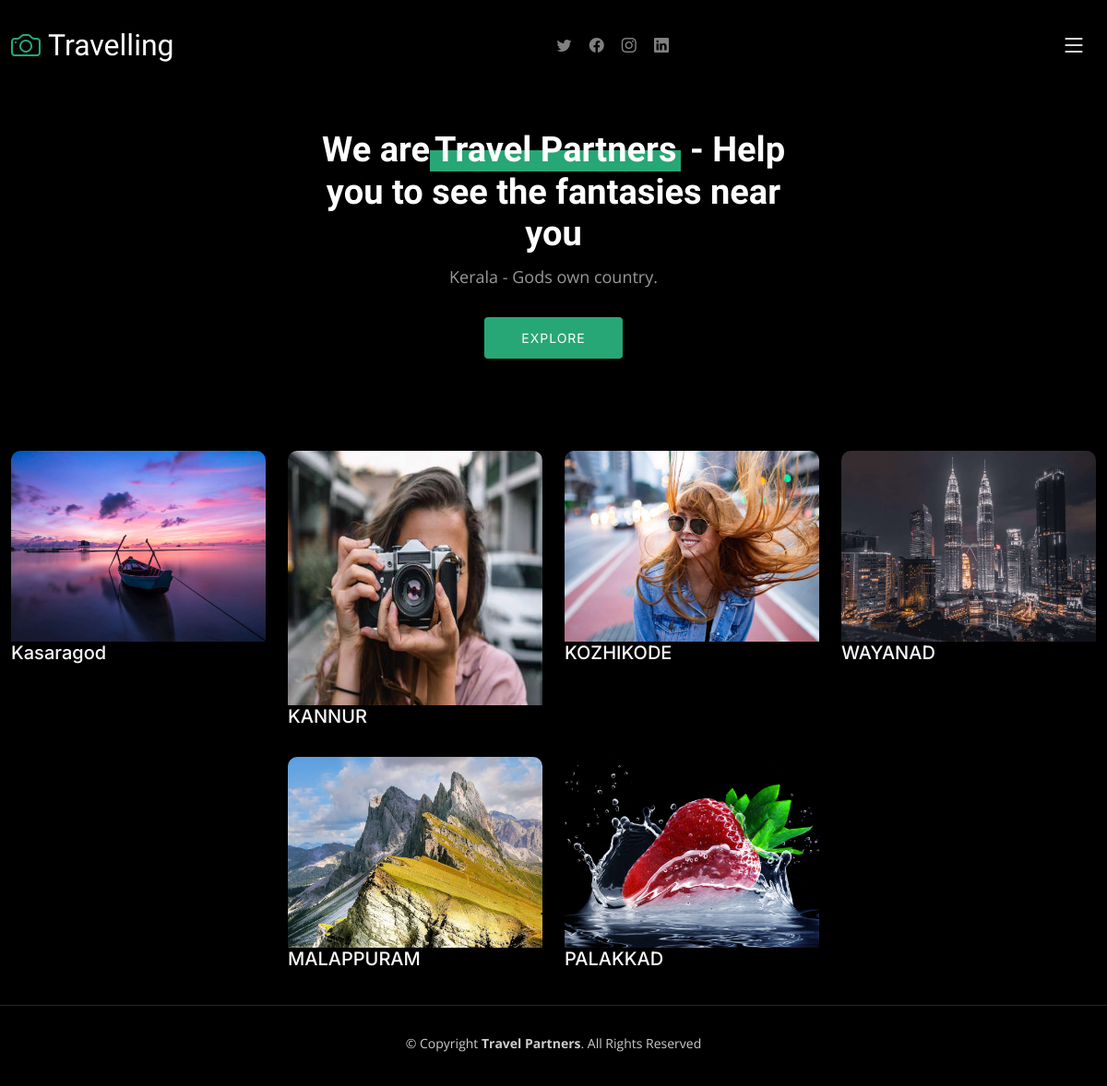
Before: / with the older database file.
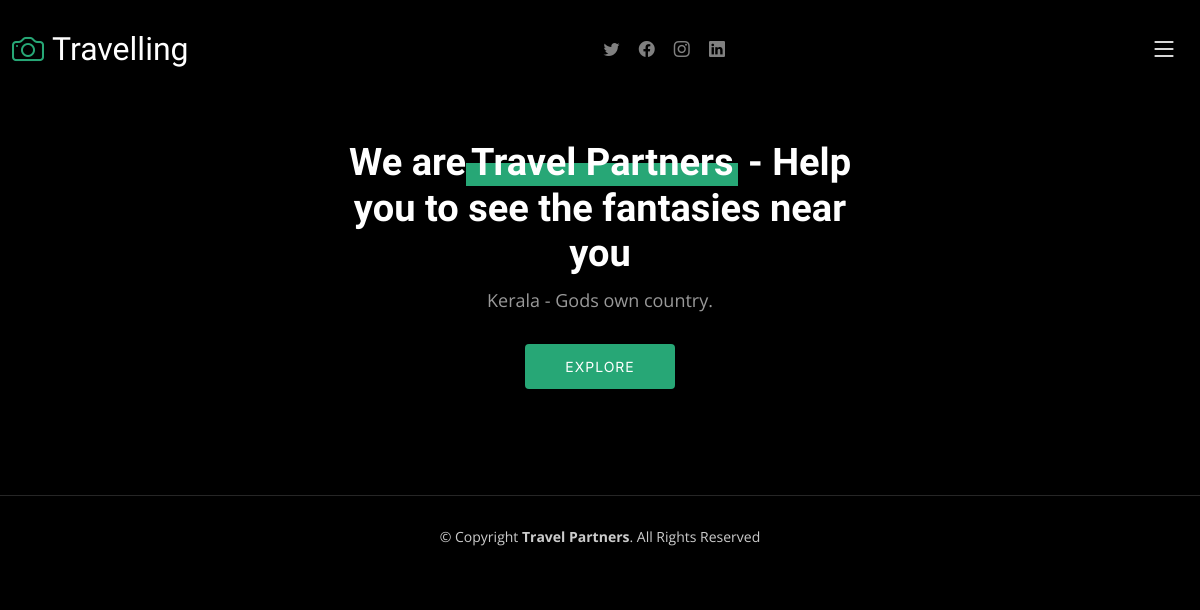
After: the same page with the newer database file.
### home/models.py (models this page shows, shortened)
class districts(models.Model):
    district=models.CharField(max_length=20)
    image=models.ImageField(blank=True,null=True)

### home/views.py (the view)
# urls.py: path('',views.home,name='home'),
def home(request):
    remarks=remark.objects.all()
    district_ten = districts.objects.all()
    return render(request,'home/home.html',{'district':district_ten,'remarks':remarks})

### home/templates/home/home.html (shortened to what this page needs)
{%extends 'base.html'%}
{%block content%}
  <section id="hero" class="hero d-flex flex-column justify-content-center align-items-center" data-aos="fade" data-aos-delay="1500">
    <div class="container">
      <div class="row justify-content-center">
        <div class="col-lg-6 text-center">
          <h2>We are<span>Travel Partners</span> - Help you to see the fantasies near you</h2>
          <p>Kerala - Gods own country.</p>
          <a href="{% url 'list' %}" class="btn-get-started">Explore </a>
        </div>
      </div>
    </div>
  </section>
  <main id="main" data-aos="fade" data-aos-delay="1500">
    <section id="gallery" class="gallery">
      <div class="container-fluid">
        <div class="row gy-4 justify-content-center">
            {%for spot in district %}
            <div class="col-xl-3 col-lg-4 col-md-6">
            <div class="gallery-item h-100">
              <img src="{{spot.image.url}}" class="img-fluid" alt="">
              <h5>{{spot.district}}</h5>
            </div>
          </div>
          {%endfor%}
        </div>
      </div>
    </section>
  </main>
{%endblock%}

Changed rows visible on the page:
removed districts: image (picture), district "Kasaragod"
removed districts: image (picture), district "KANNUR"
removed districts: image (picture), district "KOZHIKODE"
removed districts: image (picture), district "WAYANAD"
removed districts: image (picture), district "MALAPPURAM"
removed districts: image (picture), district "PALAKKAD"
